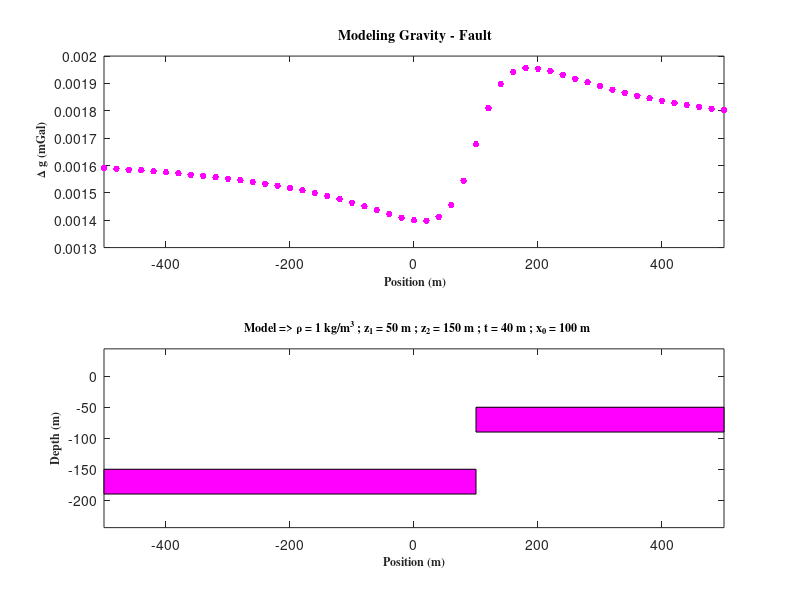

Reproduce this figure in MATLAB.
clear; close; clc;

%--- Parameter Model (rho)
rho   = 1;     % Perbedaan densitas (kg/m^3)

%--- Konstanta
z1    = 50;    % Kedalaman plat dalam (m)
z2    = 150;   % Kedalaman plat dangkal
x0    = 100;   % Letak patahan (m)
t     = 40;    % Tebal patahan (m)
cGrav = 6.674e-11;  % Konstanta Gravitasi (m^3 kg^-1 s^-2)
si2mg = 1e5;        % 1 SI (ms^-2) = 1e5 mGal

%--- Lokasi Pengukuran
x = -500:20:500;

%%--- FORMULA FORWARD SPHERE
k = 2*cGrav*rho*t;
for i = 1:length(x)
  dg(i) = k*(pi+(atan((x(i)-x0)/z1))-(atan((x(i)-x0)/z2))); %ms^2
end

%--- Forward modeling
dg  = dg*si2mg;  %1 SI = 1e5 mGal

%%--------- PLOT FORWARD ---------%%
figure(1)
subplot(2,1,1)
plot(x,dg,'.','color','m','MarkerSize',15);
xlim([min(x) max(x)]);
xlabel('\bf \fontsize{12}\fontname{Times}Position (m)');
ylabel('\bf \fontsize{12}\fontname{Times}\Delta g (mGal)');
title('\bf \fontsize{14}\fontname{Times}Modeling Gravity - Fault');

% Gambar patahan
subplot(2,1,2)
% Zona 1
left  = x(1);
right = x0;
top   = -z2;
bottom= top-t;
xx    = [left left right right];
yy    = [bottom top top bottom];
fill(xx,yy,'m');
hold on

% Zona 2
left_2  = x0;
right_2 = x(length(x));
top_2   = -z1;
bottom_2= top_2-t;
xx      = [left_2 left_2 right_2 right_2];
yy      = [bottom_2 top_2 top_2 bottom_2];
fill(xx,yy,'m');
xlim([min(x) max(x)]);

title(['\bf \fontsize{12} \fontname{Times}Model => ','\rho = ', ...
      num2str(rho),' kg/m^3 ; z_1 = ',num2str(z1),...
      ' m ; z_2 = ',num2str(z2),' m ; t = ',num2str(t),' m ; x_0 = ',...
      num2str(x0),' m']);
xlabel('\bf \fontsize{12}\fontname{Times}Position (m) ' );
ylabel('\bf \fontsize{12}\fontname{Times}Depth (m) ');
xlim([min(x) max(x)]);
axis equal;